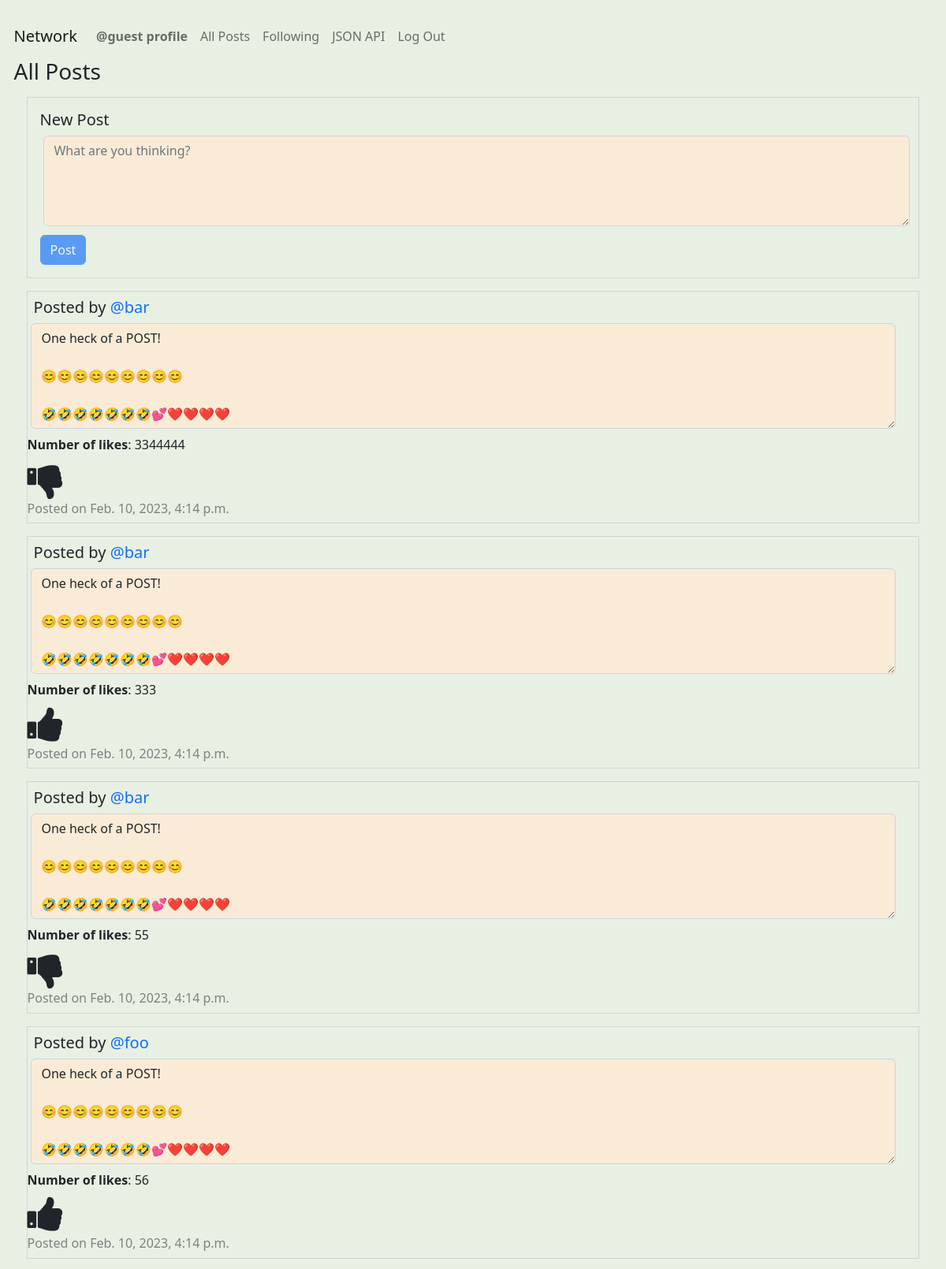
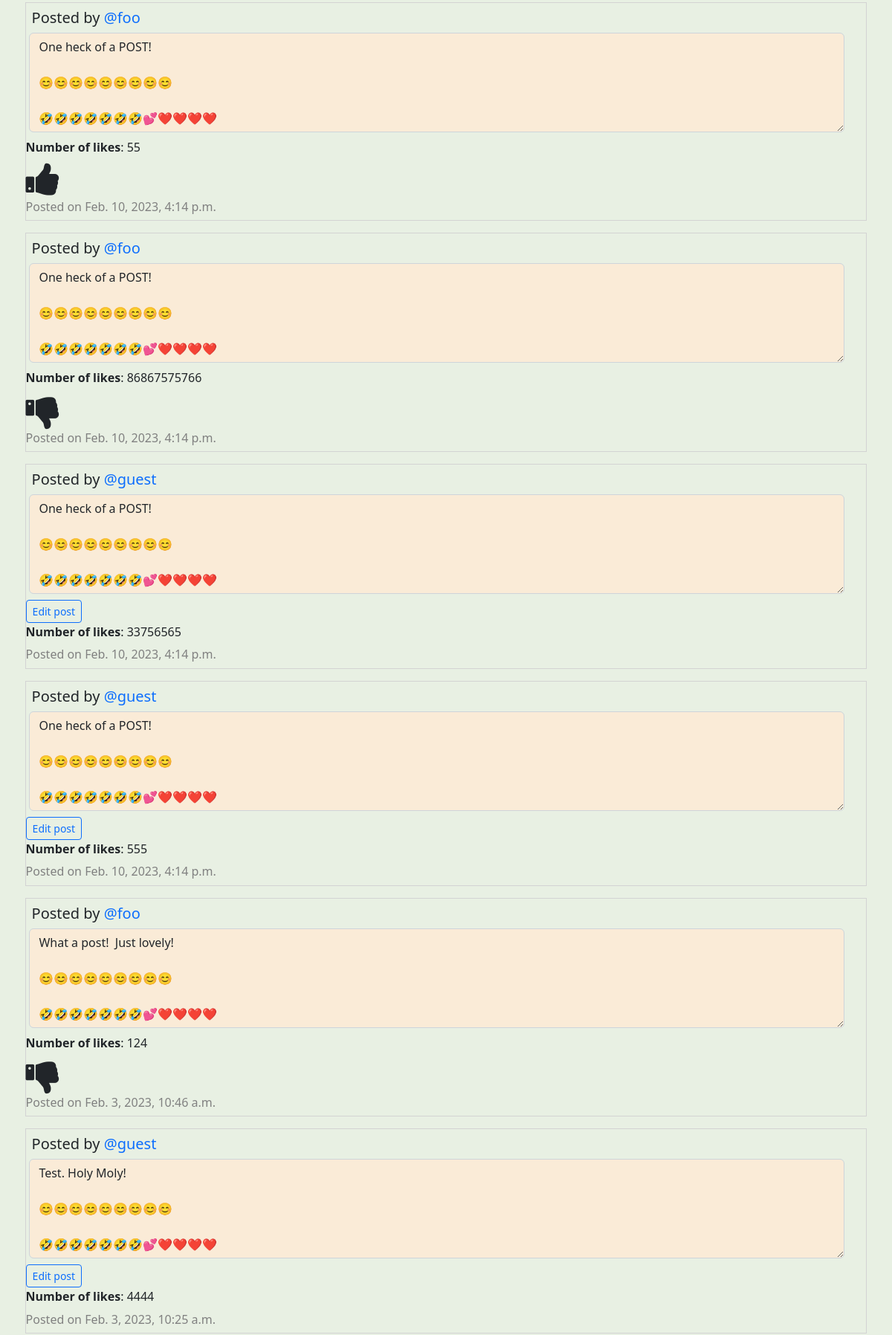
Screenshot of /allPosts?page=2 (signed in, upper part) with the database file from the repository (2 pictures, top to bottom).
### network/models.py (models this page shows)
class User(AbstractUser):
    pass
    def __str__(self) -> str:
        return f"User Name: {self.username} - User ID: {self.id}"

class Posts(models.Model):
    creator = models.ForeignKey(
        User, on_delete=models.PROTECT, related_name="get_creator", blank=False)
    content = models.TextField(max_length=600)
    createdDate = models.DateTimeField(auto_now_add=True)
    likedUser = models.ManyToManyField(
        User, related_name="get_liked_users", blank=True)
    numberLikes = models.PositiveIntegerField(blank=True, default=0)

### network/views.py (the view)
# urls.py: path("allPosts", views.djangoAllPosts, name="djangoAllPosts"),
@login_required
def djangoAllPosts(request):
    print("In DjangoAllPosts")
    user = request.user
    userLoggedIn = request.user.username
    user_id = request.user.id
    userName = User.objects.get(id=user_id)
    print(userName)
    print(user)
    print(userLoggedIn)
    postings = Posts.objects.filter().order_by('-createdDate')
    postsPagination = postings
    paginator = Paginator(postsPagination, 10)
    page_number = request.GET.get('page', '1')
    page_obj = paginator.get_page(page_number)
    likeList = returnlikeList(request)
    return render(request, "network/allPosts.html", {"page_obj": page_obj, "postings": postings, "likeList": likeList})

### network/views.py (called while the page is built)
@login_required
def returnlikeList(request):
    user_id = request.user.id
    likedUser = Posts.objects.filter(likedUser=user_id)
    print(likedUser)
    likeList = []
    for like in likedUser:
        currentObject = User.objects.get(id=user_id)
        print(currentObject.id)
        print(like.id)
        likeList.append(like.id)
    return likeList

### network/templates/network/allPosts.html (shortened to what this page needs)
{% extends "network/layout.html" %}
{% load static %}
{% block body %}
<div id="post-view">
    <h3>All Posts</h3>
    <div id="posty">
        <form id="post-form" action="{% url 'saveDjangoNewPost' %}" method="post">
            <h5>New Post</h5>
            <textarea class="form-control" id="post-body" placeholder="What are you thinking?" name="postContent"
                onkeyup="disableNewPostButton()"></textarea>
            <input type="submit" id="post-button" class="btn btn-primary" value="Post" />
        </form>
    </div>
    {% for post in page_obj %}
    <div id="allPostings">
        <div class="post{{forloop.counter0}}">
            <h5 class="creator">Posted by <a
                    href="{% url 'getProfile' post.creator.username %}">{{post.creator.username}}</a></h5><textarea
                class="form-control content{{forloop.counter0}}" id="readonlyContent{{forloop.counter0}}" rows="5"
                readonly="true">{{post.content}}</textarea>
            {% if post.creator.username == user.username %}
            <button class="btn btn-sm btn-outline-primary edit{{forloop.counter0}}" id="editButton{{forloop.counter0}}"
                onclick="editPost('{{post.id}}')">Edit post</button>
            {% endif %}
            <p id="numberLikes{{forloop.counter0}}" class="numberLikes{{forloop.counter0}}"><strong>Number of
                    likes</strong>:
                {{post.numberLikes}}</p>
            {% if post.id in likeList and post.creator.username != user.username %}
            <i class="fa fa-thumbs-up {{forloop.counter0}}" id="thumbsUp{{forloop.counter0}}" aria-hidden="true"
                onclick="likePost('{{post.id}}', '{{post.creator.username}}', '{{user.username}}')"></i>
            {% elif post.id not in likeList and post.creator.username != user.username %}
            <i class="fa fa-thumbs-down {{forloop.counter0}}" id="thumbsDown{{forloop.counter0}}" aria-hidden="true"
                onclick="likePost('{{post.id}}', '{{post.creator.username}}', '{{user.username}}')"></i>
            {% endif %}
            <p class="timestamp{{forloop.counter0}}">Posted on {{post.createdDate}}</p>
        </div>
    </div>
    {% endfor %}
</div>
{% endblock %}

### network/templates/network/layout.html (shortened to what this page needs)
{% load static %}
<!DOCTYPE html>
<html lang="en" style="background-color: #e8f0e3;">
<head>
    <link href="https://cdn.jsdelivr.net/npm/bootstrap@5.2.3/dist/css/bootstrap.min.css" rel="stylesheet">
    <link rel="stylesheet" href="https://cdnjs.cloudflare.com/ajax/libs/font-awesome/4.7.0/css/font-awesome.min.css">
    <link href="{% static 'network/styles.css' %}" rel="stylesheet">
</head>
<body>
    <nav class="navbar navbar-expand-lg navbar-light bg-light" id="nav-bar">
        <a class="navbar-brand" href="{% url 'index' %}">Network</a>
        <div>
            <ul class="navbar-nav mr-auto">
                {% if user.is_authenticated %}
                <li class="nav-item">
                    <a class="nav-link" id="djangoProfile" href="{% url 'getProfile' user.username %}"><strong>{{ user.username }} profile</strong></a>
                </li>
                <li class="nav-item">
                    <a class="nav-link" id="djangoAllPosts" href="{% url 'djangoAllPosts' %}">All Posts</a>
                </li>
                {% endif %}
                {% if user.is_authenticated %}
                <li class="nav-item">
                    <a class="nav-link" id="djangoFollowing" href="{% url 'getFollowing' %}">Following</a>
                </li>
                <li class="nav-item">
                    <a class="nav-link" id="jsonbuttons" href="{% url 'viewJSON' %}">JSON API</a>
                </li>
                <li class="nav-item">
                    <a class="nav-link" href="{% url 'logout' %}">Log Out</a>
                </li>
                {% endif %}
            </ul>
        </div>
    </nav>
    <div class="body">
        {% block body %}
        {% endblock %}
    </div>
</body>
</html>

### network/static/network/styles.css (style rules this page uses)
body { margin: 1.1em; background-color: #e8f0e3; }
a { text-decoration: none; }
#posty { margin: 1em; border-style: solid; border-width: thin; border-color: lightgray; background-color: #e8f0e3; }
#post-view { background-color: #e8f0e3; }
.form-control { margin: 0.3em; }
#nav-bar { background-color: #e8f0e3 !important; }
p { margin-bottom: 0.4rem; }
.creator { margin: 0.4em; }
.fa { font-size: 50px; cursor: pointer; user-select: none; }
[class*="post"] { margin: 1em; border-style: solid; border-width: thin; border-color: lightgray; }
[class*="timestamp"] { color: grey; }
[id*="readonlyContent"] { margin-bottom: 0.5em; background-color: antiquewhite; width: 97%; }
#post-form { margin: 1em; }
#post-button { margin-top: 0.4em; }
#post-body { height: 115px; background-color: antiquewhite; }

### rows the page displays
User: username "@guest"
Posts: creator.username "@bar", content "One heck of a POST! 😊😊😊😊😊😊😊😊😊 🤣🤣🤣🤣🤣🤣🤣💕❤️❤️❤️❤️", numberLikes "3344444", createdDate "Feb. 10, 2023, 4:14 p.m."
Posts: creator.username "@bar", content "One heck of a POST! 😊😊😊😊😊😊😊😊😊 🤣🤣🤣🤣🤣🤣🤣💕❤️❤️❤️❤️", numberLikes "333", createdDate "Feb. 10, 2023, 4:14 p.m."
Posts: creator.username "@bar", content "One heck of a POST! 😊😊😊😊😊😊😊😊😊 🤣🤣🤣🤣🤣🤣🤣💕❤️❤️❤️❤️", numberLikes "55", createdDate "Feb. 10, 2023, 4:14 p.m."
Posts: creator.username "@foo", content "One heck of a POST! 😊😊😊😊😊😊😊😊😊 🤣🤣🤣🤣🤣🤣🤣💕❤️❤️❤️❤️", numberLikes "56", createdDate "Feb. 10, 2023, 4:14 p.m."
Posts: creator.username "@foo", content "One heck of a POST! 😊😊😊😊😊😊😊😊😊 🤣🤣🤣🤣🤣🤣🤣💕❤️❤️❤️❤️", numberLikes "55", createdDate "Feb. 10, 2023, 4:14 p.m."
Posts: creator.username "@foo", content "One heck of a POST! 😊😊😊😊😊😊😊😊😊 🤣🤣🤣🤣🤣🤣🤣💕❤️❤️❤️❤️", numberLikes "86867575766", createdDate "Feb. 10, 2023, 4:14 p.m."
Posts: creator.username "@guest", content "One heck of a POST! 😊😊😊😊😊😊😊😊😊 🤣🤣🤣🤣🤣🤣🤣💕❤️❤️❤️❤️", numberLikes "33756565", createdDate "Feb. 10, 2023, 4:14 p.m."
Posts: creator.username "@guest", content "One heck of a POST! 😊😊😊😊😊😊😊😊😊 🤣🤣🤣🤣🤣🤣🤣💕❤️❤️❤️❤️", numberLikes "555", createdDate "Feb. 10, 2023, 4:14 p.m."
Posts: creator.username "@foo", content "What a post! Just lovely! 😊😊😊😊😊😊😊😊😊 🤣🤣🤣🤣🤣🤣🤣💕❤️❤️❤️❤️", numberLikes "124", createdDate "Feb. 3, 2023, 10:46 a.m."
Posts: creator.username "@guest", content "Test. Holy Moly! 😊😊😊😊😊😊😊😊😊 🤣🤣🤣🤣🤣🤣🤣💕❤️❤️❤️❤️", numberLikes "4444", createdDate "Feb. 3, 2023, 10:25 a.m."
